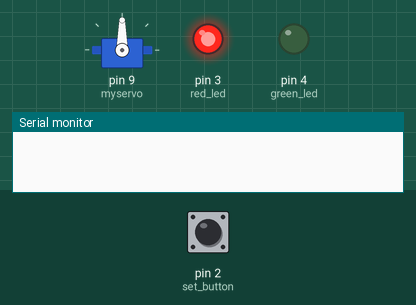
A sketch run on a simulated Arduino Uno, built with avr-gcc and run on an emulated ATmega328P. On the bench: servo, output pins drawn as LEDs (lit = HIGH), the last lines printed to the serial monitor. The test bench sets the inputs (shaded band); at power-on: pin 2 (set_button) LOW.

Above: at 1.2 s.
1.3 s: pin 2 (set_button) pulled HIGH for 0.15 s
At 3.9 s:
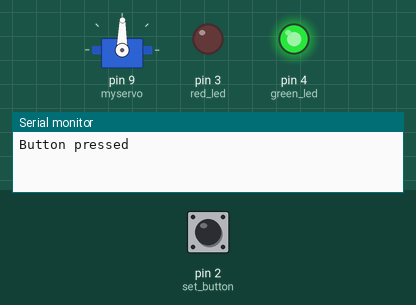
At 10.0 s:
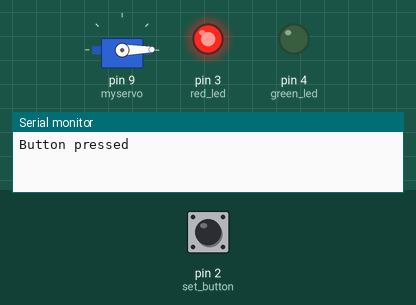
Timing chart, 0 to 10.3 s (numbered marks = the images above; inputs shaded):
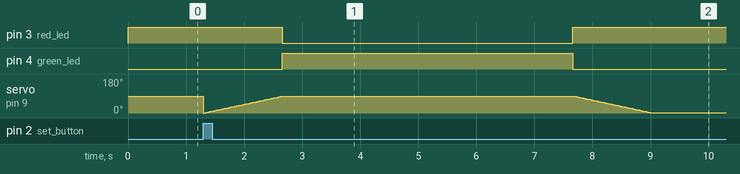

Measured:
- after the input at 1.3 s, pin 3 (red_led): HIGH → LOW after 1.4 s, → HIGH 5.0 s later; pin 4 (green_led): LOW → HIGH after 1.4 s, → LOW 5.0 s later

The sketch:

Lab_4.ino
```cpp
#include <Servo.h>  //connect servo lib
Servo myservo; //set setvo object
int pos = 0; //start position

void setup()
{
        Serial.begin(9600); //printing
        pinMode(3, OUTPUT); // red led
        pinMode(4, OUTPUT); //green led
        pinMode(2, INPUT); //set button
        myservo.attach(9); // attach the object myservo to the servo on pin 9
}

void loop()
{
        digitalWrite(9, LOW); //do not rotate servo
        digitalWrite(3, HIGH); //turn on red LED
        if (digitalRead(2) == HIGH) //if button is pressed
        {
                Serial.println("Button pressed");
                for(pos = 0; pos < 90; pos += 1) // go from 0° to 90
                {
                        myservo.write(pos); // one step at a time
                        delay(15); // go to the position stored in 'pos'
                }
                digitalWrite(3, LOW); //turn off red LED
                digitalWrite(4, HIGH); //turn on gren LED
                delay(5000); // Wait for 5000 millisecond(s)
                digitalWrite(4, LOW); //turn off green LED
                digitalWrite(3, HIGH); //turn on red LED
                for(pos = 90; pos>=1; pos-=1) /// go from 90° to 0°
                {
                        myservo.write(pos); // go to the position stored in 'pos'
                        delay(15); // wait 15ms for the servo to move to position
                }
        }
}
```
